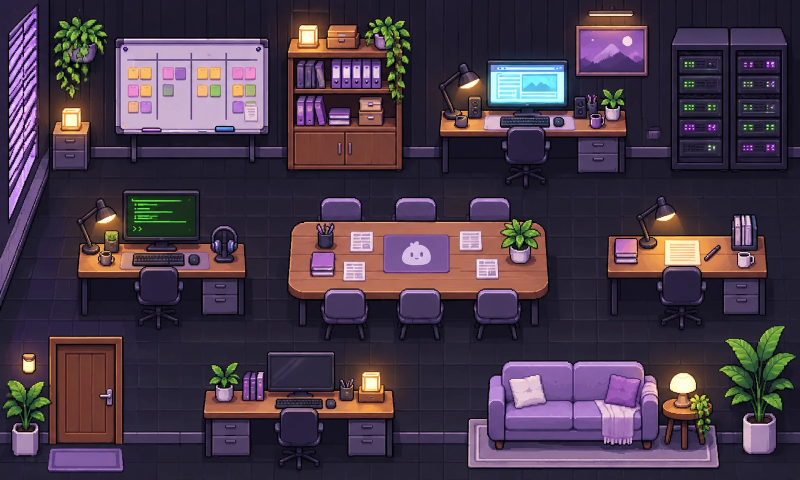
#> input picture frontend/src/features/conversations/scene/assets/office.webp, 1600 x 960 px, given in place of office.png, which was not available (shown at 1/2 size)
$ python build_scene_art.py
#> lines starting #> are read from the running program, lines starting #| are printed output that depends on the picture; after the words box and inside, x2 and y2 are one past the last pixel; in counts of white or black regions, pixels touching at a corner belong together
#> in main, office_src is the input picture: PIL image 1600x960 RGB; mean R, G, B 71.6, 56.5, 72.4
"""Builds the Cena art assets from the two source images.

    python -I frontend/scripts/scene-art/build_scene_art.py [--preview out.png]

Inputs  (frontend/scripts/scene-art/source/):
  office.png   empty office background (any size close to 5:3)
  sprites.png  sprite sheet, transparent background: row 0 = Orin, rows 1..4 = people,
               first cell of each row is a portrait (skipped)

Outputs (frontend/src/features/conversations/scene/assets/):
  office.webp          background resized to 1600x960 (5 px per logical scene pixel)
  characters.webp      packed atlas of every frame, kept at the sheet's own resolution
  sceneArtManifest.ts  frame rectangles and foot anchors (generated, do not edit)

Requires Pillow, numpy and scipy.
"""

from __future__ import annotations

import argparse
import json
from pathlib import Path

import numpy as np
from PIL import Image, ImageDraw

HERE = Path(__file__).resolve().parent
SOURCE = HERE / "source"
OUT = HERE.parents[1] / "src" / "features" / "conversations" / "scene" / "assets"

SCENE_W, SCENE_H = 320, 192
BG_W, BG_H = SCENE_W * 5, SCENE_H * 5

# Logical scene pixels per sheet pixel (a standing person is ~150 sheet px -> ~45 scene px).
ART_SCALE = 0.3
# The Orin mascot is drawn smaller than the people (~100 sheet px -> ~22 scene px).
ORIN_SCALE = 0.22

# Server racks of the office source image, where the blinking LEDs are searched.
RACK_BOX = (1340, 60, 1600, 340)

ORIN_POSES = ["idle", "happy", "think", "ask", "scared", "sleep", "sparkle", "move", "dash"]
PERSON_POSES = ["idle", "walk1", "walk2", "desk", "laptop", "think", "ask", "wait", "scared", "relax"]

# Head-and-shoulders cut of the "working at the desk" frame (back view), in sheet pixels.
# The polygon stops at the top of the sheet's own chair: the office chair is drawn over it.
SEATED_CUTS: dict[int, list[tuple[int, int]]] = {
    1: [(570, 308), (570, 262), (580, 251), (598, 246), (616, 248), (633, 255), (643, 266),
        (643, 285), (637, 292), (637, 308)],
    2: [(567, 505), (567, 470), (575, 452), (585, 440), (600, 436), (612, 443), (625, 452),
        (636, 460), (638, 475), (637, 494), (631, 500), (628, 505)],
    3: [(562, 697), (562, 668), (568, 660), (575, 640), (590, 630), (605, 630), (620, 640),
        (626, 652), (627, 672), (626, 690), (627, 697)],
    4: [(560, 892), (560, 860), (568, 845), (580, 833), (595, 829), (610, 832), (622, 840),
        (630, 852), (636, 862), (636, 882), (628, 892)],
}
# x of the sheet chair's centre in each "desk" frame: the cut is centred on the office chair.
SEATED_CHAIR_CX = {1: 601, 2: 603, 3: 594, 4: 596}


# [24 lines left out: functions find_bands, merge_close, not called in this run]


def tight_box(alpha: np.ndarray) -> tuple[int, int, int, int]:
    ys, xs = np.nonzero(alpha > 8)
    return int(xs.min()), int(ys.min()), int(xs.max()) + 1, int(ys.max()) + 1


# [162 lines left out: functions foot_anchor, slice_sheet, slice_p5_sheet, seated_cut, _label_blobs_4conn, not called in this run]


def find_rack_leds(office_src: Image.Image) -> list[list[float]]:
    """Small saturated blobs on the server racks, as logical [x, y, w, h] rects."""
    x0, y0, x1, y1 = RACK_BOX
    sub = np.asarray(office_src.convert("RGB")).astype(int)[y0:y1, x0:x1]
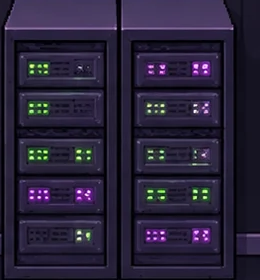
#> sub: shape (280, 260, 3) int64; mean R, G, B 40.5, 34.3, 56.8
    hi, lo = sub.max(-1), sub.min(-1)
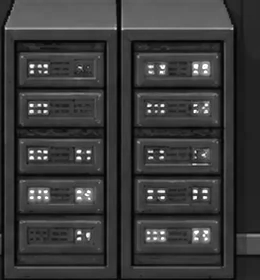
#> hi: shape (280, 260) int64; min 0, max 255, mean 57.9
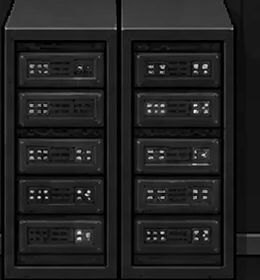
#> lo: shape (280, 260) int64; min 0, max 254, mean 32.9
    mask = (hi > 150) & ((hi - lo) > 70)
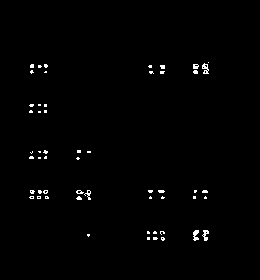
#> mask: shape (280, 260) bool; 0.97% white in thin lines or dots, all inside (x1, y1, x2, y2) = (29, 62, 209, 241)
    try:
        from scipy import ndimage  # type: ignore[import-not-found]

        labels, _ = ndimage.label(mask)
#> labels: shape (280, 260) int32; 65 distinct labels, from 0 to 64
        objects = ndimage.find_objects(labels)
#> objects = 64 items
    except ImportError:
        objects = _label_blobs_4conn(mask)
    kx = SCENE_W / office_src.width
#> kx = 0.2
    ky = SCENE_H / office_src.height
#> ky = 0.2
    leds: list[list[float]] = []
    for sl in objects:
        h = sl[0].stop - sl[0].start
        w = sl[1].stop - sl[1].start
        if h * w < 6 or h > 14 or w > 14:
            continue
        leds.append([
            round((sl[1].start + x0) * kx, 2), round((sl[0].start + y0) * ky, 2),
            round(w * kx, 2), round(h * ky, 2),
        ])
#> this loop made 64 passes
#> (h, w) on passes 1 to 12: (1, 1), (8, 7), (4, 4), (4, 4), (5, 6), (3, 4), (3, 4), (4, 5), (4, 4), (4, 5), (4, 6), (2, 3)
#> after the loop, leds = 54 items, first 6: [308.4, 24.6, 1.4, 1.6], [274, 24.8, 0.8, 0.8], [276.8, 24.8, 0.8, 0.8], [306.6, 24.8, 1.2, 1], [275.6, 25, 0.8, 0.6], [297.6, 25, 0.8, 0.6]
    return leds


# [63 lines left out: functions pack, write_manifest, build_preview, not called in this run]


def main() -> None:
    parser = argparse.ArgumentParser()
    parser.add_argument("--preview", type=Path, help="also write a composite preview PNG")
    args = parser.parse_args()

    office_src = Image.open(SOURCE / "office.png").convert("RGB")
    office = office_src.resize((BG_W, BG_H), Image.LANCZOS)
    leds = find_rack_leds(office_src)
#> (the run stopped early here; a loop or call above may not have finished)
